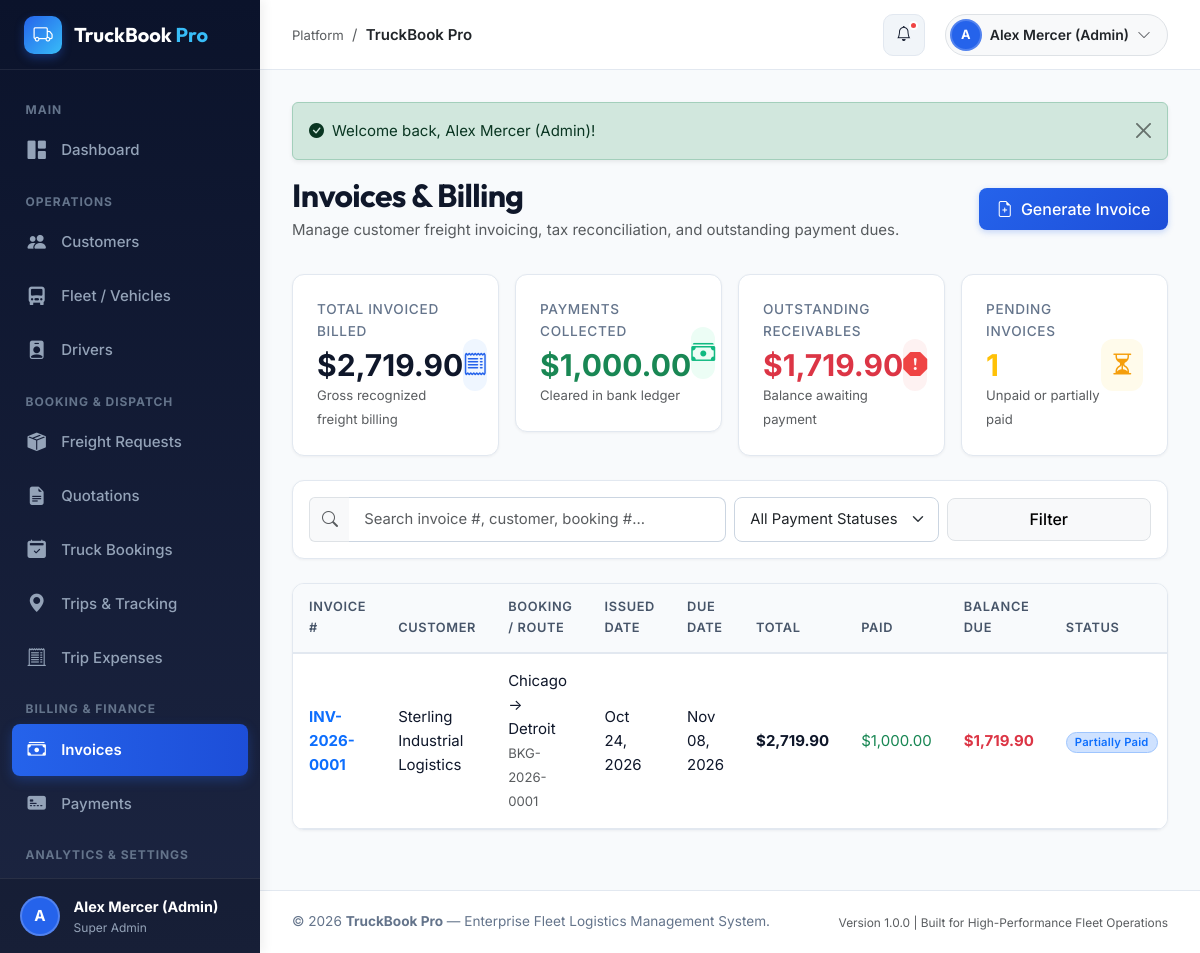
The page /modules/invoices/index.php (signed in) on the database its author committed.
### tables this page shows
CREATE TABLE `users` (
  `id` INT UNSIGNED AUTO_INCREMENT PRIMARY KEY,
  `role_id` INT UNSIGNED NOT NULL,
  `name` VARCHAR(100) NOT NULL,
  `email` VARCHAR(120) NOT NULL UNIQUE,
  `password_hash` VARCHAR(255) NOT NULL,
  `phone` VARCHAR(25) NULL,
  `status` ENUM('active', 'inactive', 'suspended') NOT NULL DEFAULT 'active',
  `avatar` VARCHAR(255) NULL,
  `last_login` DATETIME NULL,
  `created_at` DATETIME NOT NULL DEFAULT CURRENT_TIMESTAMP,
  `updated_at` DATETIME NOT NULL DEFAULT CURRENT_TIMESTAMP ON UPDATE CURRENT_TIMESTAMP,
  INDEX `idx_users_role` (`role_id`),
  INDEX `idx_users_email` (`email`),
  INDEX `idx_users_status` (`status`),
  CONSTRAINT `fk_users_role` FOREIGN KEY (`role_id`) REFERENCES `roles` (`id`) ON DELETE RESTRICT
);

CREATE TABLE `roles` (
  `id` INT UNSIGNED AUTO_INCREMENT PRIMARY KEY,
  `name` VARCHAR(50) NOT NULL,
  `slug` VARCHAR(50) NOT NULL UNIQUE,
  `description` TEXT NULL,
  `created_at` DATETIME NOT NULL DEFAULT CURRENT_TIMESTAMP
);

CREATE TABLE `invoices` (
  `id` INT UNSIGNED AUTO_INCREMENT PRIMARY KEY,
  `invoice_number` VARCHAR(30) NOT NULL UNIQUE,
  `booking_id` INT UNSIGNED NOT NULL,
  `customer_id` INT UNSIGNED NOT NULL,
  `subtotal` DECIMAL(10,2) NOT NULL,
  `tax_rate_percent` DECIMAL(5,2) NOT NULL DEFAULT 18.00,
  `tax_amount` DECIMAL(10,2) NOT NULL,
  `discount_amount` DECIMAL(10,2) NOT NULL DEFAULT 0.00,
  `total_amount` DECIMAL(10,2) NOT NULL,
  `paid_amount` DECIMAL(10,2) NOT NULL DEFAULT 0.00,
  `balance_amount` DECIMAL(10,2) NOT NULL,
  `payment_status` ENUM('unpaid', 'partially_paid', 'paid', 'overdue', 'cancelled') NOT NULL DEFAULT 'unpaid',
  `issued_date` DATE NOT NULL,
  `due_date` DATE NOT NULL,
  `notes` TEXT NULL,
  `created_by` INT UNSIGNED NOT NULL,
  `created_at` DATETIME NOT NULL DEFAULT CURRENT_TIMESTAMP,
  `updated_at` DATETIME NOT NULL DEFAULT CURRENT_TIMESTAMP ON UPDATE CURRENT_TIMESTAMP,
  INDEX `idx_invoices_customer` (`customer_id`),
  INDEX `idx_invoices_status` (`payment_status`),
  CONSTRAINT `fk_invoices_booking` FOREIGN KEY (`booking_id`) REFERENCES `bookings` (`id`) ON DELETE RESTRICT,
  CONSTRAINT `fk_invoices_cust` FOREIGN KEY (`customer_id`) REFERENCES `customers` (`id`) ON DELETE RESTRICT,
  CONSTRAINT `fk_invoices_creator` FOREIGN KEY (`created_by`) REFERENCES `users` (`id`) ON DELETE RESTRICT
);

CREATE TABLE `customers` (
  `id` INT UNSIGNED AUTO_INCREMENT PRIMARY KEY,
  `user_id` INT UNSIGNED NULL UNIQUE,
  `company_name` VARCHAR(150) NOT NULL,
  `contact_person` VARCHAR(100) NOT NULL,
  `email` VARCHAR(120) NOT NULL UNIQUE,
  `phone` VARCHAR(25) NOT NULL,
  `address` TEXT NOT NULL,
  `city` VARCHAR(100) NOT NULL,
  `state` VARCHAR(100) NOT NULL,
  `postal_code` VARCHAR(20) NOT NULL,
  `tax_gst_number` VARCHAR(50) NULL,
  `status` ENUM('active', 'inactive') NOT NULL DEFAULT 'active',
  `created_at` DATETIME NOT NULL DEFAULT CURRENT_TIMESTAMP,
  `updated_at` DATETIME NOT NULL DEFAULT CURRENT_TIMESTAMP ON UPDATE CURRENT_TIMESTAMP,
  INDEX `idx_customers_company` (`company_name`),
  INDEX `idx_customers_status` (`status`),
  CONSTRAINT `fk_customers_user` FOREIGN KEY (`user_id`) REFERENCES `users` (`id`) ON DELETE SET NULL
);

CREATE TABLE `bookings` (
  `id` INT UNSIGNED AUTO_INCREMENT PRIMARY KEY,
  `booking_number` VARCHAR(30) NOT NULL UNIQUE,
  `quotation_id` INT UNSIGNED NULL,
  `freight_request_id` INT UNSIGNED NULL,
  `customer_id` INT UNSIGNED NOT NULL,
  `vehicle_id` INT UNSIGNED NULL,
  `driver_id` INT UNSIGNED NULL,
  `pickup_address` TEXT NOT NULL,
  `delivery_address` TEXT NOT NULL,
  `pickup_city` VARCHAR(100) NOT NULL,
  `delivery_city` VARCHAR(100) NOT NULL,
  `cargo_description` VARCHAR(255) NOT NULL,
  `cargo_weight_tonnes` DECIMAL(8,2) NOT NULL,
  `planned_pickup_date` DATE NOT NULL,
  `planned_delivery_date` DATE NOT NULL,
  `agreed_rate` DECIMAL(10,2) NOT NULL,
  `status` ENUM('pending_assignment', 'confirmed', 'in_progress', 'completed', 'cancelled') NOT NULL DEFAULT 'pending_assignment',
  `cancellation_reason` TEXT NULL,
  `created_by` INT UNSIGNED NOT NULL,
  `created_at` DATETIME NOT NULL DEFAULT CURRENT_TIMESTAMP,
  `updated_at` DATETIME NOT NULL DEFAULT CURRENT_TIMESTAMP ON UPDATE CURRENT_TIMESTAMP,
  INDEX `idx_bookings_customer` (`customer_id`),
  INDEX `idx_bookings_vehicle` (`vehicle_id`),
  INDEX `idx_bookings_driver` (`driver_id`),
  INDEX `idx_bookings_status` (`status`),
  CONSTRAINT `fk_bookings_quote` FOREIGN KEY (`quotation_id`) REFERENCES `quotations` (`id`) ON DELETE SET NULL,
  CONSTRAINT `fk_bookings_request` FOREIGN KEY (`freight_request_id`) REFERENCES `freight_requests` (`id`) ON DELETE SET NULL,
  CONSTRAINT `fk_bookings_cust` FOREIGN KEY (`customer_id`) REFERENCES `customers` (`id`) ON DELETE RESTRICT,
  CONSTRAINT `fk_bookings_veh` FOREIGN KEY (`vehicle_id`) REFERENCES `vehicles` (`id`) ON DELETE SET NULL,
  CONSTRAINT `fk_bookings_drv` FOREIGN KEY (`driver_id`) REFERENCES `drivers` (`id`) ON DELETE SET NULL,
  CONSTRAINT `fk_bookings_creator` FOREIGN KEY (`created_by`) REFERENCES `users` (`id`) ON DELETE RESTRICT
);

### modules/invoices/index.php (the view, shortened to what the rows shown need)
<?php
require_once __DIR__ . '/../../config/app.php';
require_once __DIR__ . '/../../includes/header.php';
$pdo = getDbConnection();
$page = max(1, (int)($_GET['page'] ?? 1));
$perPage = 10;
$offset = ($page - 1) * $perPage;
$whereClauses = [];
$params = [];
$whereSql = !empty($whereClauses) ? "WHERE " . implode(' AND ', $whereClauses) : "";
$sql = "
    SELECT inv.*, c.company_name, b.booking_number, b.pickup_city, b.delivery_city
    FROM invoices inv
    JOIN customers c ON inv.customer_id = c.id
    JOIN bookings b ON inv.booking_id = b.id
    {$whereSql}
    ORDER BY inv.issued_date DESC, inv.created_at DESC
    LIMIT {$perPage} OFFSET {$offset}
";
$stmt = $pdo->prepare($sql);
$stmt->execute($params);
$invoices = $stmt->fetchAll();
$kpiTotalBilled = (float)$pdo->query("SELECT COALESCE(SUM(total_amount), 0) FROM invoices WHERE payment_status != 'cancelled'")->fetchColumn();
?>
<div class="page-header">
    <div>
        <h2 class="fw-bold mb-1">Invoices & Billing</h2>
    </div>
</div>
                    <div class="stat-value"><?= formatCurrency($kpiTotalBilled) ?></div>
<div class="content-card">
    <div class="table-responsive">
        <table class="table table-custom">
            <thead>
                <tr>
                    <th>Invoice #</th>
                    <th>Customer</th>
                    <th>Booking / Route</th>
                    <th>Issued Date</th>
                    <th>Due Date</th>
                    <th>Total</th>
                    <th>Paid</th>
                    <th>Balance Due</th>
                    <th>Status</th>
                </tr>
            </thead>
            <tbody>
                <?php if (empty($invoices)): ?>
                    <tr>
                        <td colspan="10" class="text-center py-5 text-muted">
                            <i class="bi bi-receipt display-6 d-block mb-2 text-light"></i>
                            No invoices found.
                        </td>
                    </tr>
                <?php else: ?>
                    <?php foreach ($invoices as $inv): ?>
                        <tr>
                            <td class="fw-bold text-primary">
                                <a href="view.php?id=<?= $inv['id'] ?>" class="text-decoration-none">
                                    <?= e($inv['invoice_number']) ?>
                                </a>
                            </td>
                            <td><?= e($inv['company_name']) ?></td>
                            <td>
                                <div><?= e($inv['pickup_city']) ?> &rarr; <?= e($inv['delivery_city']) ?></div>
                                <small class="text-muted"><?= e($inv['booking_number']) ?></small>
                            </td>
                            <td><?= formatDate($inv['issued_date']) ?></td>
                            <td><?= formatDate($inv['due_date']) ?></td>
                            <td class="fw-bold"><?= formatCurrency($inv['total_amount']) ?></td>
                            <td class="text-success"><?= formatCurrency($inv['paid_amount']) ?></td>
                            <td class="fw-bold <?= $inv['balance_amount'] > 0 ? 'text-danger' : 'text-muted' ?>">
                                <?= formatCurrency($inv['balance_amount']) ?>
                            </td>
                            <td><?= renderStatusBadge($inv['payment_status']) ?></td>
                        </tr>
                    <?php endforeach; ?>
                <?php endif; ?>
            </tbody>
        </table>
    </div>
</div>
<?php require_once __DIR__ . '/../../includes/footer.php'; ?>

### includes/sidebar.php (shortened to what the rows shown need)
<?php
$user = currentUser();
?>
<aside id="app-sidebar">
    <div class="sidebar-user">
        <div class="user-avatar-circle">
            <?= strtoupper(substr($user['name'] ?? 'U', 0, 1)) ?>
        </div>
        <div class="user-info text-truncate">
            <div class="fw-bold text-white text-truncate" style="font-size: 0.9rem;">
                <?= e($user['name'] ?? 'Guest') ?>
            </div>
            <div class="text-light" style="font-size: 0.75rem; color: #94a3b8 !important;">
                <?= e($user['role_name'] ?? 'Role') ?>
            </div>
        </div>
    </div>
</aside>

### includes/topbar.php (shortened to what the rows shown need)
<?php
require_once __DIR__ . '/../config/database.php';
?>
<header id="app-topbar">
    <div class="topbar-actions">
        <div class="dropdown">
            <button class="btn btn-light border d-flex align-items-center gap-2 p-1 pe-3 rounded-pill" type="button" data-bs-toggle="dropdown" aria-expanded="false">
                <div class="user-avatar-circle" style="width: 32px; height: 32px; font-size: 0.8rem;">
                    <?= strtoupper(substr($user['name'] ?? 'U', 0, 1)) ?>
                </div>
                <span class="topbar-user-name fw-semibold small text-dark"><?= e($user['name'] ?? 'Account') ?></span>
                <i class="bi bi-chevron-down small text-muted"></i>
            </button>
        </div>
    </div>
</header>

### includes/functions.php (shortened to what the rows shown need)
<?php
require_once __DIR__ . '/../config/app.php';
require_once __DIR__ . '/validation.php';
function formatCurrency(float|int|string|null $amount): string {
    $symbol = getSetting('currency_symbol', '$');
    $val = (float)($amount ?? 0);
    return $symbol . number_format($val, 2);
}
function formatDate(?string $date, string $format = 'M d, Y'): string {
    $ts = strtotime($date);
    return $ts ? date($format, $ts) : '—';
}
function renderStatusBadge(string $status): string {
    $normalized = strtolower(trim($status));
    $badgeClass = match ($normalized) {
        'active', 'completed', 'delivered', 'accepted', 'approved', 'paid', 'available' => 'bg-success-subtle text-success border border-success-subtle',
        'in_progress', 'in_transit', 'dispatched', 'quoted', 'partially_paid', 'on_trip' => 'bg-primary-subtle text-primary border border-primary-subtle',
        'pending', 'pending_assignment', 'scheduled', 'draft', 'sent', 'arrived', 'unloading' => 'bg-warning-subtle text-warning-emphasis border border-warning-subtle',
        'inactive', 'cancelled', 'rejected', 'unpaid', 'overdue', 'maintenance', 'suspended', 'on_leave' => 'bg-danger-subtle text-danger border border-danger-subtle',
        default => 'bg-secondary-subtle text-secondary border border-secondary-subtle'
    };
    $display = ucwords(str_replace('_', ' ', $normalized));
    return "<span class='badge {$badgeClass} px-2 py-1 rounded-pill'>{$display}</span>";
}

### rows shown on the page
users: name "A", name "Alex Mercer (Admin)", role.name "Super Admin"
invoices: invoice_number "INV-2026-0001", customer.company_name "Sterling Industrial Logistics", booking.pickup_city "Chicago", booking.delivery_city "Detroit", booking.booking_number "BKG-2026-0001", issued_date "Oct 24, 2026", due_date "Nov 08, 2026", total_amount "$2,719.90", paid_amount "$1,000.00", balance_amount "$1,719.90", payment_status "Partially Paid"

### other values the page prints
$pageTitle "TruckBook Pro"
$text "Welcome back, Alex Mercer (Admin)!"
formatCurrency($kpiTotalBilled) "$2,719.90"
formatCurrency($kpiTotalCollected) "$1,000.00"
formatCurrency($kpiOutstanding) "$1,719.90"
$kpiUnpaidCount "1"
APP_NAME "TruckBook Pro"
APP_VERSION "1.0.0"
